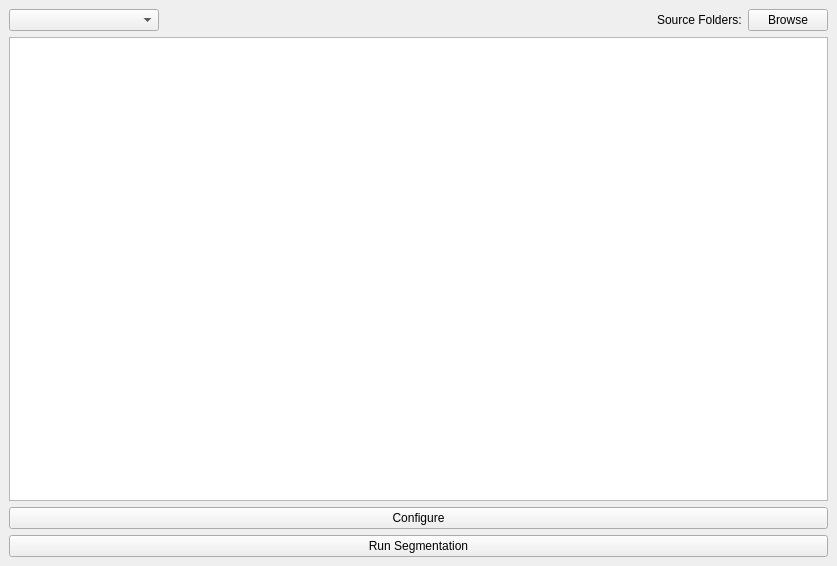
<?xml version="1.0" encoding="UTF-8"?>
<ui version="4.0">
 <class>MainWindow</class>
 <widget class="QMainWindow" name="MainWindow">
  <property name="geometry">
   <rect>
    <x>0</x>
    <y>0</y>
    <width>837</width>
    <height>566</height>
   </rect>
  </property>
  <property name="windowTitle">
   <string>SIUE Dixon Fat Segmentation Algorithm</string>
  </property>
  <widget class="QWidget" name="centralwidget">
   <layout class="QGridLayout" name="gridLayout_2">
    <item row="0" column="0">
     <layout class="QGridLayout" name="gridLayout">
      <item row="3" column="0">
       <layout class="QHBoxLayout" name="horizontalLayout_3">
        <item>
         <widget class="QComboBox" name="dataTypeComboBox">
          <property name="minimumSize">
           <size>
            <width>150</width>
            <height>0</height>
           </size>
          </property>
          <property name="acceptDrops">
           <bool>true</bool>
          </property>
          <property name="currentText">
           <string/>
          </property>
         </widget>
        </item>
        <item>
         <spacer name="horizontalSpacer_2">
          <property name="orientation">
           <enum>Qt::Horizontal</enum>
          </property>
          <property name="sizeHint" stdset="0">
           <size>
            <width>40</width>
            <height>20</height>
           </size>
          </property>
         </spacer>
        </item>
        <item>
         <widget class="QLabel" name="label">
          <property name="text">
           <string>Source Folders:</string>
          </property>
         </widget>
        </item>
        <item>
         <widget class="QPushButton" name="browseSourceButton">
          <property name="text">
           <string>Browse</string>
          </property>
         </widget>
        </item>
       </layout>
      </item>
      <item row="6" column="0">
       <layout class="QVBoxLayout" name="verticalLayout">
        <item>
         <widget class="QPushButton" name="configureButton">
          <property name="text">
           <string>Configure</string>
          </property>
         </widget>
        </item>
        <item>
         <widget class="QPushButton" name="runButton">
          <property name="text">
           <string>Run Segmentation</string>
          </property>
         </widget>
        </item>
       </layout>
      </item>
      <item row="5" column="0">
       <widget class="QListView" name="sourceListView"/>
      </item>
     </layout>
    </item>
   </layout>
   <zorder></zorder>
  </widget>
 </widget>
 <resources/>
 <connections/>
</ui>
